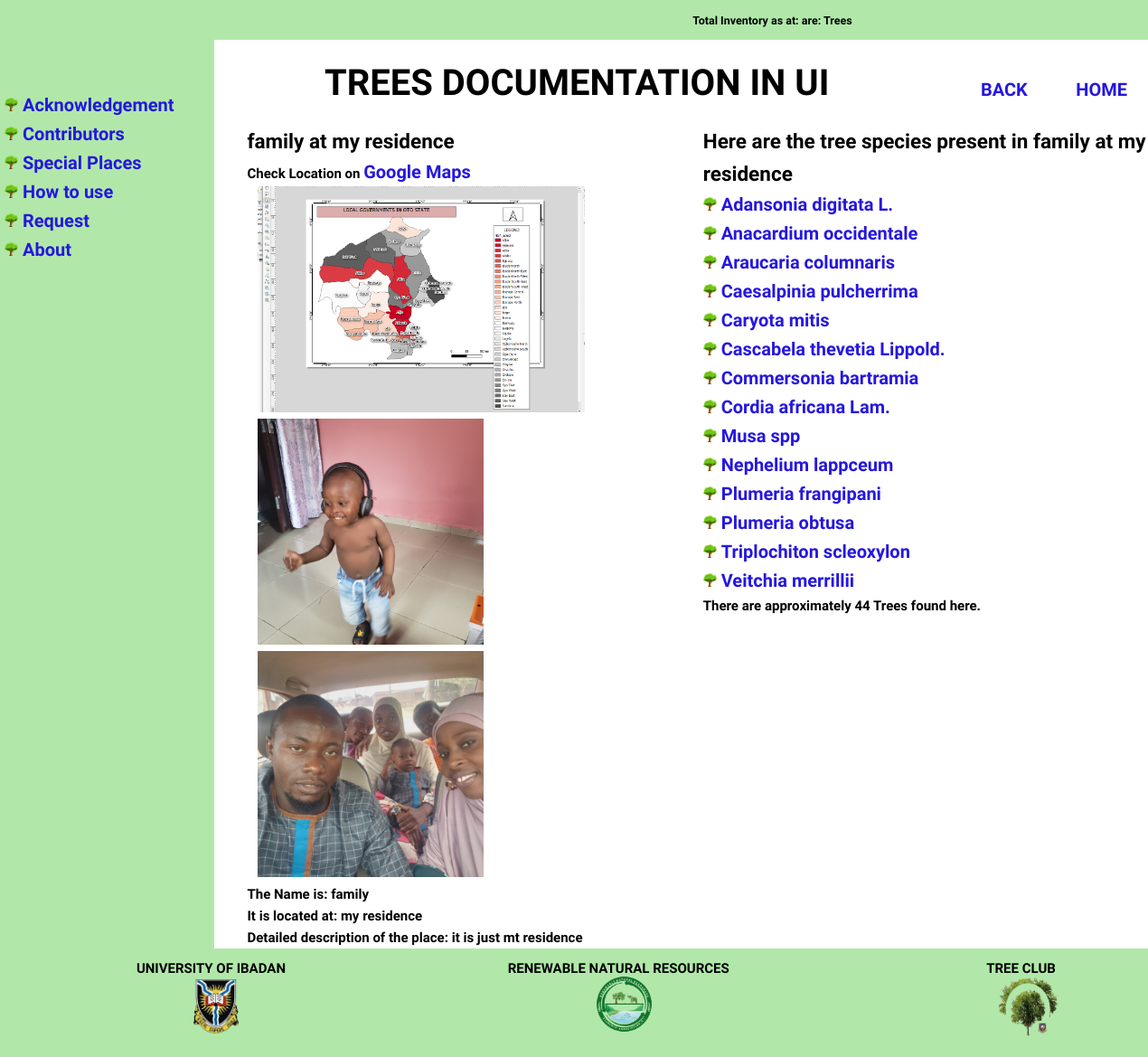
The page /special/details/1/ on the database its author committed.
### specialplaces/models.py (models this page shows)
class SpecialPlace(models.Model):
    tree_specie_found = models.ManyToManyField(Tree)
    tree_count = models.IntegerField(
        default=0,
        validators=[MinValueValidator(1)]
    )
    tree_picture = models.ImageField(upload_to='images/%Y/%m/%d/')
    tree_picture2 = models.ImageField(upload_to='images/%Y/%m/%d/', null=True, blank=True)
    tree_picture3 = models.ImageField(upload_to='images/%Y/%m/%d/', null=True, blank=True)
    special_place_name = models.CharField(max_length=100, null=True, blank=True)
    location_name = models.CharField(max_length=80)
    location_description = models.TextField()
    coordinates = models.CharField(max_length=30, null=True, blank=True)
    latitude = models.CharField(max_length=30, null=True, blank=True)
    longitude = models.CharField(max_length=30, null=True, blank=True)
    time_now = models.DateTimeField(auto_now=True)
    def __str__(self):
        ret_val = self.special_place_name + ' at ' + self.location_name
        return ret_val

### trees/models.py (models this page shows)
class Tree(models.Model):
    scientific_name = models.CharField(
        max_length=100,
        help_text='Enter Generic, Specific and Author',
        validators=[MinLengthValidator(3, 'Must be greater than 3')],
        null=False
    )
    genus_specie = models.CharField(
        max_length=100,
        default='',
        help_text='Enter Generic and Specific name',
        validators=[MinLengthValidator(3, 'Must be greater than 3')],
        null=False
    )
    authority = models.ForeignKey(Authority, on_delete=models.SET_NULL, null=True)
    common_name = models.CharField(max_length=50, default='------')
    local_name = models.CharField(max_length=50, default='------')
    conservation_status = models.ForeignKey(ConservationStatus, on_delete=models.SET_NULL, null=True)
    specie_status = models.ForeignKey(SpecieStatus, on_delete=models.SET_NULL, null=True)
    tree_order = models.ForeignKey(Order, on_delete=models.SET_NULL, null=True)
    tree_family = models.ForeignKey(Family, on_delete=models.SET_NULL, null=True)
    tree_description = models.TextField()
    reference = models.URLField(max_length=200, default='https://powo.science.kew.org')
    pharmacological_details = models.TextField(blank=True, null=True)
    last_updated = models.DateTimeField(auto_now=True)
    created = models.DateTimeField(auto_now_add=True)
    class Meta:
        ordering = ['scientific_name']
    def __str__(self):
        return self.scientific_name

### specialplaces/views.py (the view)
# urls.py: path('details/<int:pk>/', views.SpecialDetails.as_view(), name='details')
class SpecialDetails(View):
    template_name = 'specialplaces/specialplaces_detail.html'
    def get(self, request, pk):
        place = SpecialPlace.objects.get(id=pk)
        context = {
            'place': place,
            'pictures': [place.tree_picture, place.tree_picture2, place.tree_picture3]
        }
        return render(request, self.template_name, context)

### specialplaces/templates/specialplaces/specialplaces_detail.html
{% extends 'base/base.html' %}
{% block content %}
<div class="detail-container">
  <div>
      {% if place.coordinates %}
    <p>
        <h2> {{ place }} </h2>
    <span>Check Location on <a href="http://maps.google.com?q={{ place.coordinates }}" target="_blank">Google Maps</a> </span>
    </p>
    {% endif %}
    {% for picture in pictures %}
    {% if picture %}
    <div> <img height="250" src="{{ picture.url }}" alt="Tree"> </div>
    {% endif %}
    {% endfor %}
    <p>The Name is: {{ place.special_place_name }} </p>
    <p>It is located at: {{ place.location_name }} </p>
    <p>Detailed description of the place: {{ place.location_description }} </p>
</div>
<div>
  <h2> Here are the tree species present in {{ place }}</h2>
  {% for specie in place.tree_specie_found.all %}
  <a style="display:block;" href="{% url 'home:tree-details' specie.id %}" target="_blank"> <li>{{ specie }}</li></a>
  {% endfor %}
  <p>There are approximately {{ place.tree_count }} Trees found here. </p>
</div>
</div>
{% endblock  %}

### static/styles/style.css (style rules this page uses)
:root { --color-main: #2517df; --color-main-light: #e1f6fb; --color-dark: #3f4156; --color-dark-medium: #51546e; --color-dark-light: #696d97; --color-light: #b1e8aa; --color-gray: #8b8b8b; --color-light-gray: #b2bdbd; --color-bg: #2d2d39; --color-success: #5dd693; --color-error: #fc4b0b; }
* { font-family: 'Hahmlet', serif; margin: 0; padding: 0; box-sizing: border-box; text-rendering: optimizeLegibility; font-weight: 800; }
html { font-size: 56.25%; }
@media only screen and (min-width: 1200px) { html { font-size: 62.5%; padding-top: 0rem; width: 100%; margin: auto; margin-left: 0px; } }
body { line-height: 1.6; font-weight: 400; font-size: 1.5rem; padding-top: 6rem; background-color: white; display: grid; grid-template-columns: 2.3fr 10fr; overflow-x: hidden; }
body div { margin-left: 12px; }
li { list-style-type: none; }
li::before { content: ''; display: inline-block; height: 15px; width: 15px; background-size: 15px; background-image: url('../images/icons/icon_tree.png'); background-repeat: no-repeat; margin-right: 5px; }
a { display: inline-block; color: var(--color-main); text-decoration: none; font-size: 2rem; }
li { color: var(--color-main); padding-right: 40px; }
.detail-container { display: grid; grid-template-columns: 1fr 1fr; }

### rows shown on the page
SpecialPlace: special_place_name+location_name "family at my residence", special_place_name "family", location_name "my residence", location_description "it is just mt residence", tree_count "44"
Tree: scientific_name "Adansonia digitata L."
Tree: scientific_name "Anacardium occidentale"
Tree: scientific_name "Araucaria columnaris"
Tree: scientific_name "Caesalpinia pulcherrima"
Tree: scientific_name "Caryota mitis"
Tree: scientific_name "Cascabela thevetia Lippold."
Tree: scientific_name "Commersonia bartramia"
Tree: scientific_name "Cordia africana Lam."
Tree: scientific_name "Musa spp"
Tree: scientific_name "Nephelium lappceum"
Tree: scientific_name "Plumeria frangipani"
Tree: scientific_name "Plumeria obtusa"
Tree: scientific_name "Triplochiton scleoxylon"
Tree: scientific_name "Veitchia merrillii"
